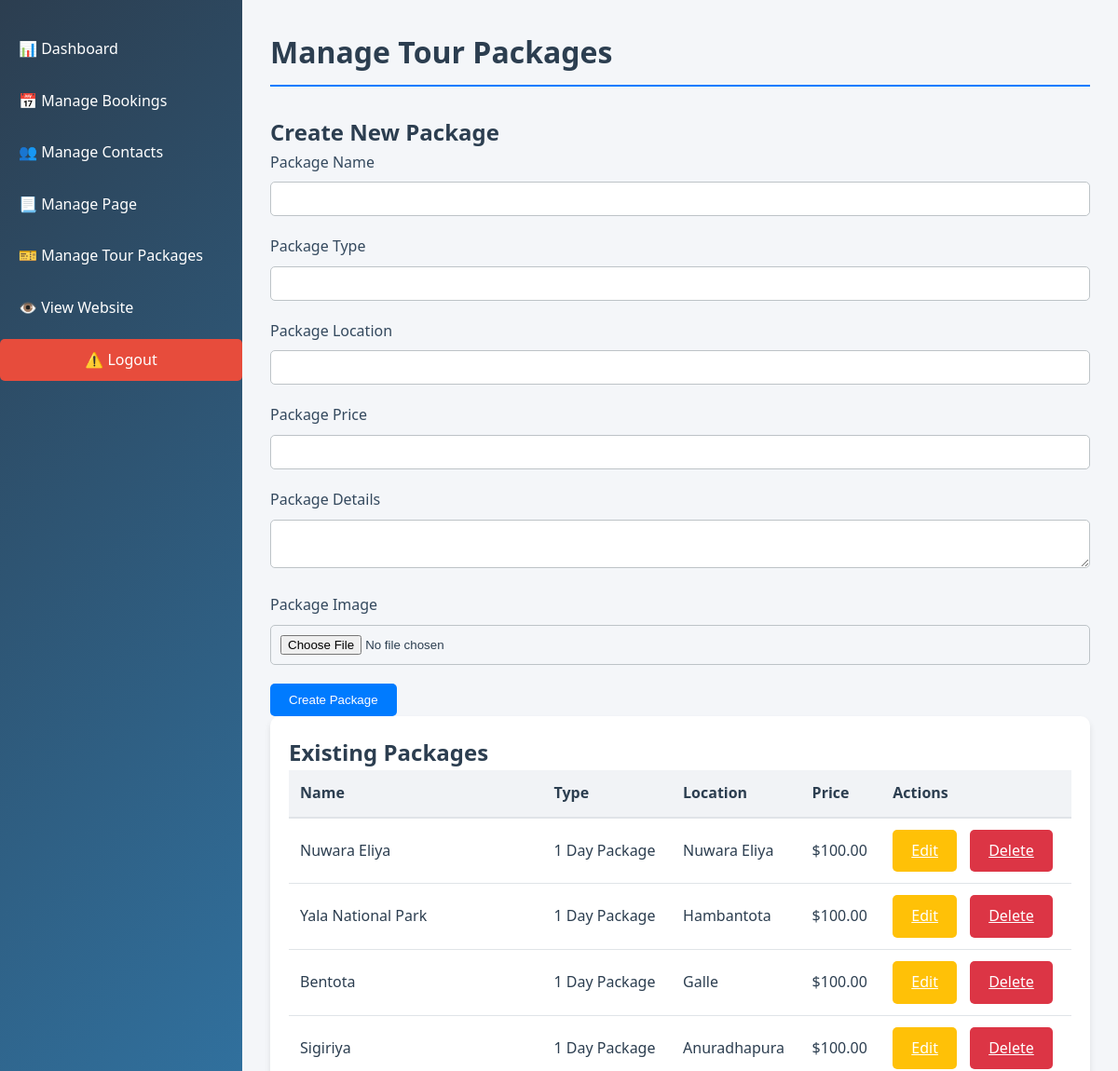
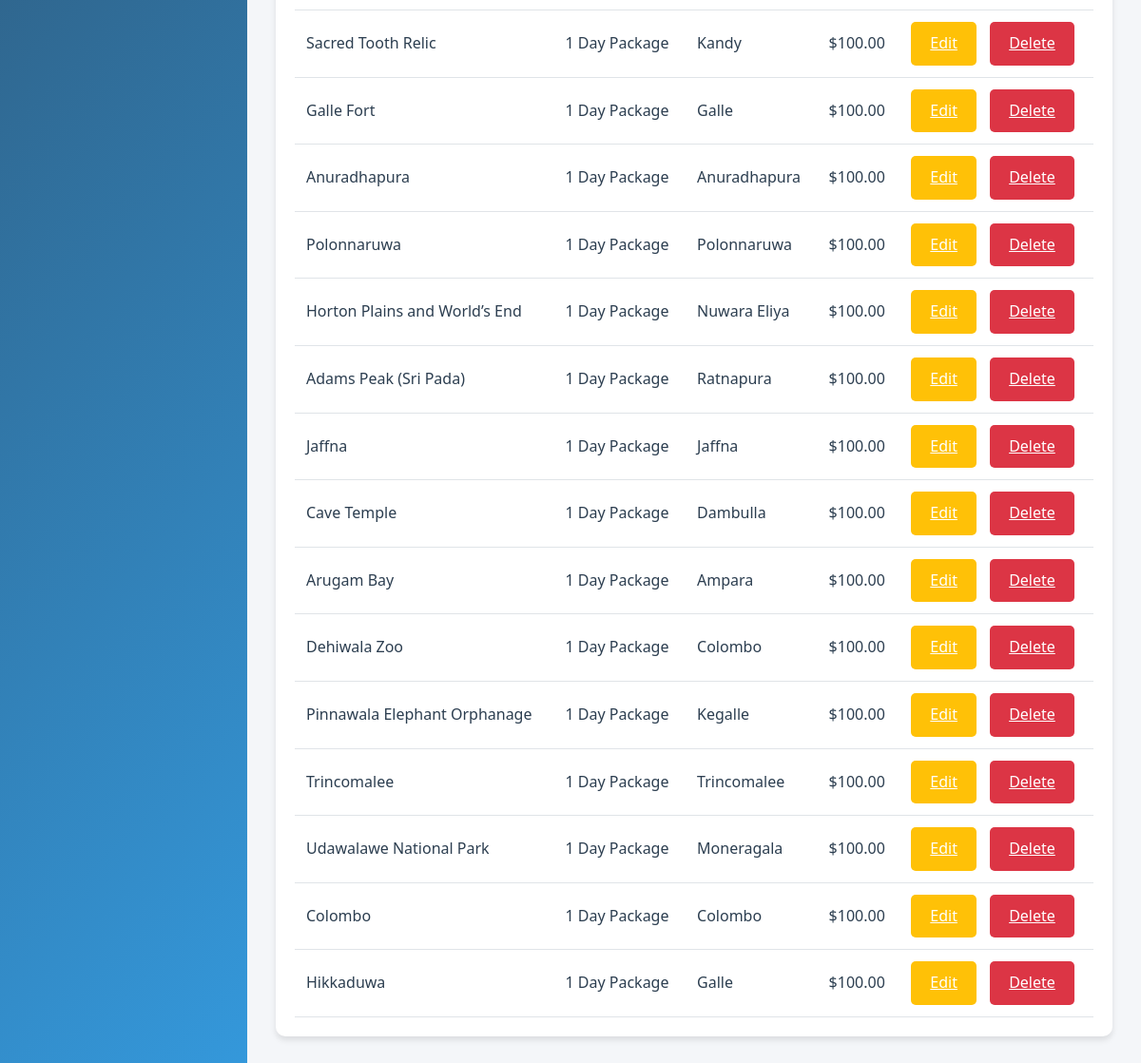
The page /sritravels/admin/tour-packages.php (signed in) on the database its author committed (2 pictures, top to bottom).
### tables this page shows
CREATE TABLE IF NOT EXISTS `tour_packages` (
  `id` int NOT NULL AUTO_INCREMENT,  
  `package_name` varchar(100) NOT NULL,  
  `package_type` varchar(50) NOT NULL,  
  `package_location` varchar(100) NOT NULL,  
  `package_price` decimal(10,2) NOT NULL,  
  `package_details` text,  
  `package_image` varchar(255) DEFAULT NULL,  
  `is_active` tinyint(1) DEFAULT '1',  
  `created_at` timestamp NULL DEFAULT CURRENT_TIMESTAMP,  
  PRIMARY KEY (`id`)  
);

### sritravels/admin/tour-packages.php (the view, shortened to what this page needs)
<?php
$database = new Database();
$conn = $database->getConnection();
$packages_query = "SELECT * FROM tour_packages";
$packages_result = $conn->query($packages_query);
?>
<!DOCTYPE html>
<html lang="en">
<head>
    <link rel="stylesheet" href="assets/css/admin.css">
</head>
<body>
    <div class="admin-container">
        <?php include 'includes/sidebar.php'; ?>
        <main class="dashboard">
            <h1>Manage Tour Packages</h1>
            <div class="package-creation-form">
                <h2>Create New Package</h2>
                <form method="POST" enctype="multipart/form-data">
                    <div class="form-group">
                        <label for="package_name">Package Name</label>
                        <input type="text" id="package_name" name="package_name" required>
                    </div>
                    <div class="form-group">
                        <label for="package_type">Package Type</label>
                        <input type="text" id="package_type" name="package_type" required>
                    </div>
                    <div class="form-group">
                        <label for="package_location">Package Location</label>
                        <input type="text" id="package_location" name="package_location" required>
                    </div>
                    <div class="form-group">
                        <label for="package_price">Package Price</label>
                        <input type="number" id="package_price" name="package_price" step="0.01" required>
                    </div>
                    <div class="form-group">
                        <label for="package_details">Package Details</label>
                        <textarea id="package_details" name="package_details" required></textarea>
                    </div>
                    <div class="form-group">
                        <label for="package_image">Package Image</label>
                        <input type="file" id="package_image" name="package_image" accept="image/*" required>
                    </div>
                    <button type="submit" name="create_package" a href="admin\login.php">Create Package</button>
                </form>
            </div>
            <div class="existing-packages">
                <h2>Existing Packages</h2>
                <table>
                    <thead>
                        <tr>
                            <th>Name</th>
                            <th>Type</th>
                            <th>Location</th>
                            <th>Price</th>
                            <th>Actions</th>
                        </tr>
                    </thead>
                    <tbody>
                        <?php while($package = $packages_result->fetch_assoc()): ?>
                            <tr>
                                <td><?php echo htmlspecialchars($package['package_name']); ?></td>
                                <td><?php echo htmlspecialchars($package['package_type']); ?></td>
                                <td><?php echo htmlspecialchars($package['package_location']); ?></td>
                                <td>$<?php echo number_format($package['package_price'], 2); ?></td>
                                <td>
                                    <a href="edit-package.php?id=<?php echo $package['id']; ?>" class="btn btn-edit">Edit</a>
                                    <a href="?delete_id=<?php echo $package['id']; ?>" class="btn btn-delete" onclick="return confirm('Are you sure you want to delete this package?')">Delete</a>
                                </td>
                            </tr>
                        <?php endwhile; ?>
                    </tbody>
                </table>
            </div>
        </main>
    </div>
</body>
</html>

### sritravels/admin/assets/css/admin.css (style rules this page uses)
:root { --primary-color: #007bff; --secondary-color: #6c757d; --success-color: #28a745; --danger-color: #dc3545; --warning-color: #ffc107; --info-color: #17a2b8; --light-color: #f8f9fa; --dark-color: #343a40; --white-color: #ffffff; }
* { margin: 0; padding: 0; box-sizing: border-box; }
body { font-family: 'Segoe UI', Tahoma, Geneva, Verdana, sans-serif; line-height: 1.6; background-color: #f4f6f9; color: #2c3e50; }
.admin-container { display: flex; min-height: 100vh; background-color: #f1f3f6; }
.dashboard { flex-grow: 1; padding: 30px; background-color: #f4f6f9; overflow-y: auto; }
.dashboard h1 { color: #2c3e50; margin-bottom: 30px; border-bottom: 2px solid var(--primary-color); padding-bottom: 10px; }
.form-group { margin-bottom: 20px; }
.form-group label { display: block; margin-bottom: 8px; color: #34495e; }
.form-group input, .form-group select, .form-group textarea { width: 100%; padding: 10px; border: 1px solid #bdc3c7; border-radius: 5px; transition: border-color 0.3s ease; }
button, .btn { display: inline-block; padding: 10px 20px; background-color: var(--primary-color); color: white; border: none; border-radius: 5px; cursor: pointer; transition: background-color 0.3s ease; }
.btn-delete { background-color: var(--danger-color); }
.btn-edit { background-color: var(--warning-color); margin-right: 10px; }
.bookings-table, .existing-packages { background-color: white; border-radius: 10px; padding: 20px; box-shadow: 0 4px 6px rgba(0,0,0,0.1); }
table { width: 100%; border-collapse: collapse; }
table th { background-color: #f1f3f6; color: #2c3e50; padding: 12px; text-align: left; border-bottom: 2px solid #e0e4e8; }
table td { padding: 12px; border-bottom: 1px solid #e0e4e8; }

### rows shown on the page
tour_packages: package_name "Nuwara Eliya", package_type "1 Day Package", package_location "Nuwara Eliya", package_price "100.00"
tour_packages: package_name "Yala National Park", package_type "1 Day Package", package_location "Hambantota", package_price "100.00"
tour_packages: package_name "Bentota", package_type "1 Day Package", package_location "Galle", package_price "100.00"
tour_packages: package_name "Sigiriya", package_type "1 Day Package", package_location "Anuradhapura", package_price "100.00"
tour_packages: package_name "Sacred Tooth Relic", package_type "1 Day Package", package_location "Kandy", package_price "100.00"
tour_packages: package_name "Galle Fort", package_type "1 Day Package", package_location "Galle", package_price "100.00"
tour_packages: package_name "Anuradhapura", package_type "1 Day Package", package_location "Anuradhapura", package_price "100.00"
tour_packages: package_name "Polonnaruwa", package_type "1 Day Package", package_location "Polonnaruwa", package_price "100.00"
tour_packages: package_name "Horton Plains and World’s End", package_type "1 Day Package", package_location "Nuwara Eliya", package_price "100.00"
tour_packages: package_name "Adams Peak (Sri Pada)", package_type "1 Day Package", package_location "Ratnapura", package_price "100.00"
tour_packages: package_name "Jaffna", package_type "1 Day Package", package_location "Jaffna", package_price "100.00"
tour_packages: package_name "Cave Temple", package_type "1 Day Package", package_location "Dambulla", package_price "100.00"
tour_packages: package_name "Arugam Bay", package_type "1 Day Package", package_location "Ampara", package_price "100.00"
tour_packages: package_name "Dehiwala Zoo", package_type "1 Day Package", package_location "Colombo", package_price "100.00"
tour_packages: package_name "Pinnawala Elephant Orphanage", package_type "1 Day Package", package_location "Kegalle", package_price "100.00"
tour_packages: package_name "Trincomalee", package_type "1 Day Package", package_location "Trincomalee", package_price "100.00"
tour_packages: package_name "Udawalawe National Park", package_type "1 Day Package", package_location "Moneragala", package_price "100.00"
tour_packages: package_name "Colombo", package_type "1 Day Package", package_location "Colombo", package_price "100.00"
tour_packages: package_name "Hikkaduwa", package_type "1 Day Package", package_location "Galle", package_price "100.00"
